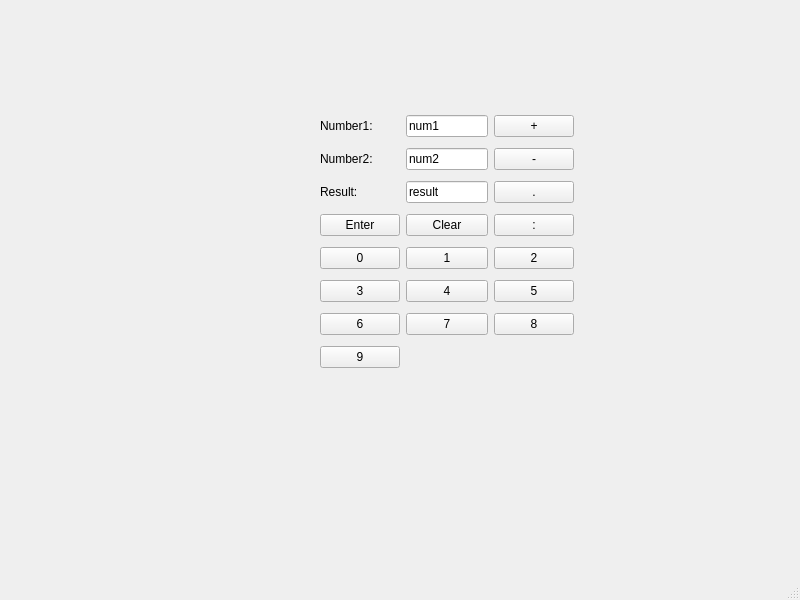
<?xml version="1.0" encoding="UTF-8"?>
<ui version="4.0">
 <class>MainWindow</class>
 <widget class="QMainWindow" name="MainWindow">
  <property name="geometry">
   <rect>
    <x>0</x>
    <y>0</y>
    <width>800</width>
    <height>600</height>
   </rect>
  </property>
  <property name="windowTitle">
   <string>MainWindow</string>
  </property>
  <widget class="QWidget" name="centralwidget">
   <widget class="QWidget" name="gridLayoutWidget">
    <property name="geometry">
     <rect>
      <x>320</x>
      <y>110</y>
      <width>254</width>
      <height>266</height>
     </rect>
    </property>
    <layout class="QGridLayout" name="gridLayout">
     <item row="1" column="1">
      <widget class="QLineEdit" name="num2">
       <property name="text">
        <string>num2</string>
       </property>
      </widget>
     </item>
     <item row="2" column="1">
      <widget class="QLineEdit" name="result">
       <property name="text">
        <string>result</string>
       </property>
      </widget>
     </item>
     <item row="2" column="2">
      <widget class="QPushButton" name="mul">
       <property name="text">
        <string>.</string>
       </property>
      </widget>
     </item>
     <item row="5" column="1">
      <widget class="QPushButton" name="N1">
       <property name="text">
        <string>1</string>
       </property>
      </widget>
     </item>
     <item row="6" column="0">
      <widget class="QPushButton" name="N3">
       <property name="text">
        <string>3</string>
       </property>
      </widget>
     </item>
     <item row="0" column="2">
      <widget class="QPushButton" name="add">
       <property name="text">
        <string>+</string>
       </property>
      </widget>
     </item>
     <item row="8" column="0">
      <widget class="QPushButton" name="N9">
       <property name="text">
        <string>9</string>
       </property>
      </widget>
     </item>
     <item row="0" column="1">
      <widget class="QLineEdit" name="num1">
       <property name="text">
        <string>num1</string>
       </property>
      </widget>
     </item>
     <item row="1" column="2">
      <widget class="QPushButton" name="sub">
       <property name="text">
        <string>-</string>
       </property>
      </widget>
     </item>
     <item row="5" column="0">
      <widget class="QPushButton" name="N0">
       <property name="text">
        <string>0</string>
       </property>
      </widget>
     </item>
     <item row="3" column="1">
      <widget class="QPushButton" name="enter">
       <property name="text">
        <string>Clear</string>
       </property>
      </widget>
     </item>
     <item row="7" column="1">
      <widget class="QPushButton" name="N">
       <property name="text">
        <string>7</string>
       </property>
      </widget>
     </item>
     <item row="2" column="0">
      <widget class="QLabel" name="label_3">
       <property name="text">
        <string>Result:</string>
       </property>
      </widget>
     </item>
     <item row="0" column="0">
      <widget class="QLabel" name="label">
       <property name="text">
        <string>Number1:</string>
       </property>
      </widget>
     </item>
     <item row="7" column="2">
      <widget class="QPushButton" name="N8">
       <property name="text">
        <string>8</string>
       </property>
      </widget>
     </item>
     <item row="1" column="0">
      <widget class="QLabel" name="label_2">
       <property name="text">
        <string>Number2:</string>
       </property>
      </widget>
     </item>
     <item row="6" column="1">
      <widget class="QPushButton" name="N4">
       <property name="text">
        <string>4</string>
       </property>
      </widget>
     </item>
     <item row="5" column="2">
      <widget class="QPushButton" name="N2">
       <property name="text">
        <string>2</string>
       </property>
      </widget>
     </item>
     <item row="6" column="2">
      <widget class="QPushButton" name="N5">
       <property name="text">
        <string>5</string>
       </property>
      </widget>
     </item>
     <item row="7" column="0">
      <widget class="QPushButton" name="N6">
       <property name="text">
        <string>6</string>
       </property>
      </widget>
     </item>
     <item row="3" column="2">
      <widget class="QPushButton" name="divBtn">
       <property name="text">
        <string>:</string>
       </property>
      </widget>
     </item>
     <item row="3" column="0">
      <widget class="QPushButton" name="enter_2">
       <property name="text">
        <string>Enter</string>
       </property>
      </widget>
     </item>
    </layout>
   </widget>
  </widget>
  <widget class="QMenuBar" name="menubar">
   <property name="geometry">
    <rect>
     <x>0</x>
     <y>0</y>
     <width>800</width>
     <height>21</height>
    </rect>
   </property>
  </widget>
  <widget class="QStatusBar" name="statusbar"/>
 </widget>
 <resources/>
 <connections/>
</ui>
